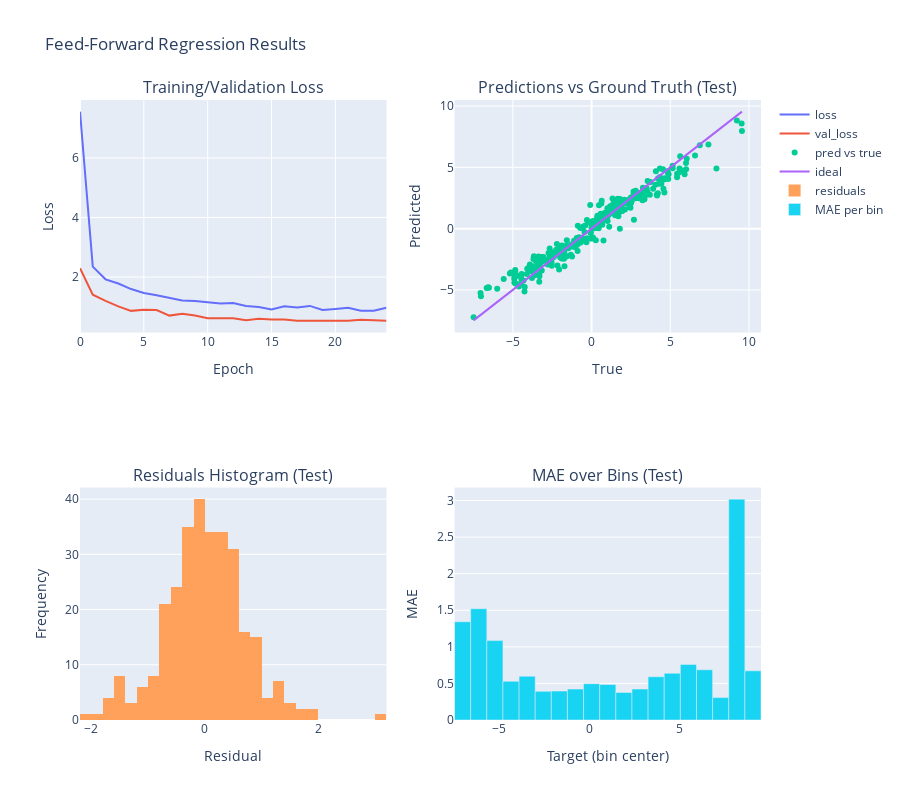

The notebook cell this image was saved under:
### Markdown cell above
## 5. Visualizations
We will plot training curves, predictions vs. ground truth, and residuals.

### Code cell
print("📊 Creating visualizations...")

# Loss curves
hist_loss = history.history.get("loss", [])
hist_val_loss = history.history.get("val_loss", [])

# Residuals (test)
residuals = (y_test - y_pred_test)

fig = make_subplots(
    rows=2, cols=2,
    subplot_titles=(
        "Training/Validation Loss",
        "Predictions vs Ground Truth (Test)",
        "Residuals Histogram (Test)",
        "MAE over Bins (Test)"
    ),
    specs=[[{"type": "scatter"}, {"type": "scatter"}],
           [{"type": "histogram"}, {"type": "bar"}]]
)

# Plot 1: Loss curves
fig.add_scatter(y=hist_loss, mode="lines", name="loss", row=1, col=1)
fig.add_scatter(y=hist_val_loss, mode="lines", name="val_loss", row=1, col=1)

# Plot 2: Predictions vs truth (downsample for display if large)
idx = np.random.choice(len(y_test), size=min(400, len(y_test)), replace=False)
fig.add_scatter(
    x=y_test[idx], y=y_pred_test[idx], mode="markers", name="pred vs true",
    row=1, col=2
)
# Diagonal reference line
min_v = float(min(y_test.min(), y_pred_test.min()))
max_v = float(max(y_test.max(), y_pred_test.max()))
fig.add_scatter(x=[min_v, max_v], y=[min_v, max_v], mode="lines", name="ideal", row=1, col=2)

# Plot 3: Residuals histogram
fig.add_histogram(x=residuals, nbinsx=40, name="residuals", row=2, col=1)

# Plot 4: MAE over bins
bins = np.linspace(min_v, max_v, 20)
bin_indices = np.digitize(y_test, bins)
mae_per_bin = []
centers = []
for b in range(1, len(bins)):
    mask = bin_indices == b
    if np.any(mask):
        mae_per_bin.append(np.mean(np.abs(y_test[mask] - y_pred_test[mask])))
        centers.append((bins[b] + bins[b-1]) / 2)
    else:
        mae_per_bin.append(0.0)
        centers.append((bins[b] + bins[b-1]) / 2)

fig.add_bar(x=centers, y=mae_per_bin, name="MAE per bin", row=2, col=2)

fig.update_layout(height=800, title_text="Feed-Forward Regression Results", showlegend=True)
fig.update_xaxes(title_text="Epoch", row=1, col=1)
fig.update_yaxes(title_text="Loss", row=1, col=1)
fig.update_xaxes(title_text="True", row=1, col=2)
fig.update_yaxes(title_text="Predicted", row=1, col=2)
fig.update_xaxes(title_text="Residual", row=2, col=1)
fig.update_yaxes(title_text="Frequency", row=2, col=1)
fig.update_xaxes(title_text="Target (bin center)", row=2, col=2)
fig.update_yaxes(title_text="MAE", row=2, col=2)

fig.show()
print("✅ Visualizations created successfully!")

### Figure 1 — Plotly figure (JSON) as saved in the notebook; plotly's stock layout.template omitted (floating-point values rounded to 4 significant figures; data arrays with more than 128 entries replaced by an {"elided": "..."} marker saying what was removed)
{"data": [{"mode": "lines", "name": "loss", "type": "scatter", "xaxis": "x", "y": [7.555, 2.35, 1.924, 1.783, 1.597, 1.468, 1.39, 1.296, 1.217, 1.196, 1.144, 1.112, 1.131, 1.03, 0.9945, 0.9131, 1.017, 0.982, 1.031, 0.893, 0.9305, 0.9666, 0.866, 0.8672, 0.97], "yaxis": "y"}, {"mode": "lines", "name": "val_loss", "type": "scatter", "xaxis": "x", "y": [2.294, 1.406, 1.203, 1.016, 0.865, 0.9019, 0.8922, 0.7058, 0.7658, 0.7125, 0.6207, 0.6148, 0.6194, 0.552, 0.5969, 0.5714, 0.5767, 0.5309, 0.5329, 0.529, 0.5408, 0.5332, 0.565, 0.5444, 0.5365], "yaxis": "y"}, {"mode": "markers", "name": "pred vs true", "type": "scatter", "x": {"elided": "300 float values"}, "xaxis": "x2", "y": {"elided": "300 float values"}, "yaxis": "y2"}, {"mode": "lines", "name": "ideal", "type": "scatter", "x": [-7.491, 9.55], "xaxis": "x2", "y": [-7.491, 9.55], "yaxis": "y2"}, {"name": "residuals", "nbinsx": 40, "type": "histogram", "x": {"elided": "300 float values"}, "xaxis": "x3", "yaxis": "y3"}, {"name": "MAE per bin", "type": "bar", "x": [-7.043, -6.146, -5.249, -4.352, -3.455, -2.558, -1.661, -0.7642, 0.1327, 1.03, 1.926, 2.823, 3.72, 4.617, 5.514, 6.411, 7.308, 8.205, 9.102], "xaxis": "x4", "y": [1.343, 1.521, 1.085, 0.5288, 0.5988, 0.3914, 0.3954, 0.4226, 0.4963, 0.4843, 0.3767, 0.4231, 0.5911, 0.6388, 0.759, 0.6862, 0.3061, 3.019, 0.6715], "yaxis": "y4"}], "layout": {"annotations": [{"font": {"size": 16}, "showarrow": false, "text": "Training/Validation Loss", "x": 0.225, "xanchor": "center", "xref": "paper", "y": 1, "yanchor": "bottom", "yref": "paper"}, {"font": {"size": 16}, "showarrow": false, "text": "Predictions vs Ground Truth (Test)", "x": 0.775, "xanchor": "center", "xref": "paper", "y": 1, "yanchor": "bottom", "yref": "paper"}, {"font": {"size": 16}, "showarrow": false, "text": "Residuals Histogram (Test)", "x": 0.225, "xanchor": "center", "xref": "paper", "y": 0.375, "yanchor": "bottom", "yref": "paper"}, {"font": {"size": 16}, "showarrow": false, "text": "MAE over Bins (Test)", "x": 0.775, "xanchor": "center", "xref": "paper", "y": 0.375, "yanchor": "bottom", "yref": "paper"}], "height": 800, "showlegend": true, "title": {"text": "Feed-Forward Regression Results"}, "xaxis": {"anchor": "y", "domain": [0, 0.45], "title": {"text": "Epoch"}}, "xaxis2": {"anchor": "y2", "domain": [0.55, 1], "title": {"text": "True"}}, "xaxis3": {"anchor": "y3", "domain": [0, 0.45], "title": {"text": "Residual"}}, "xaxis4": {"anchor": "y4", "domain": [0.55, 1], "title": {"text": "Target (bin center)"}}, "yaxis": {"anchor": "x", "domain": [0.625, 1], "title": {"text": "Loss"}}, "yaxis2": {"anchor": "x2", "domain": [0.625, 1], "title": {"text": "Predicted"}}, "yaxis3": {"anchor": "x3", "domain": [0, 0.375], "title": {"text": "Frequency"}}, "yaxis4": {"anchor": "x4", "domain": [0, 0.375], "title": {"text": "MAE"}}}}
